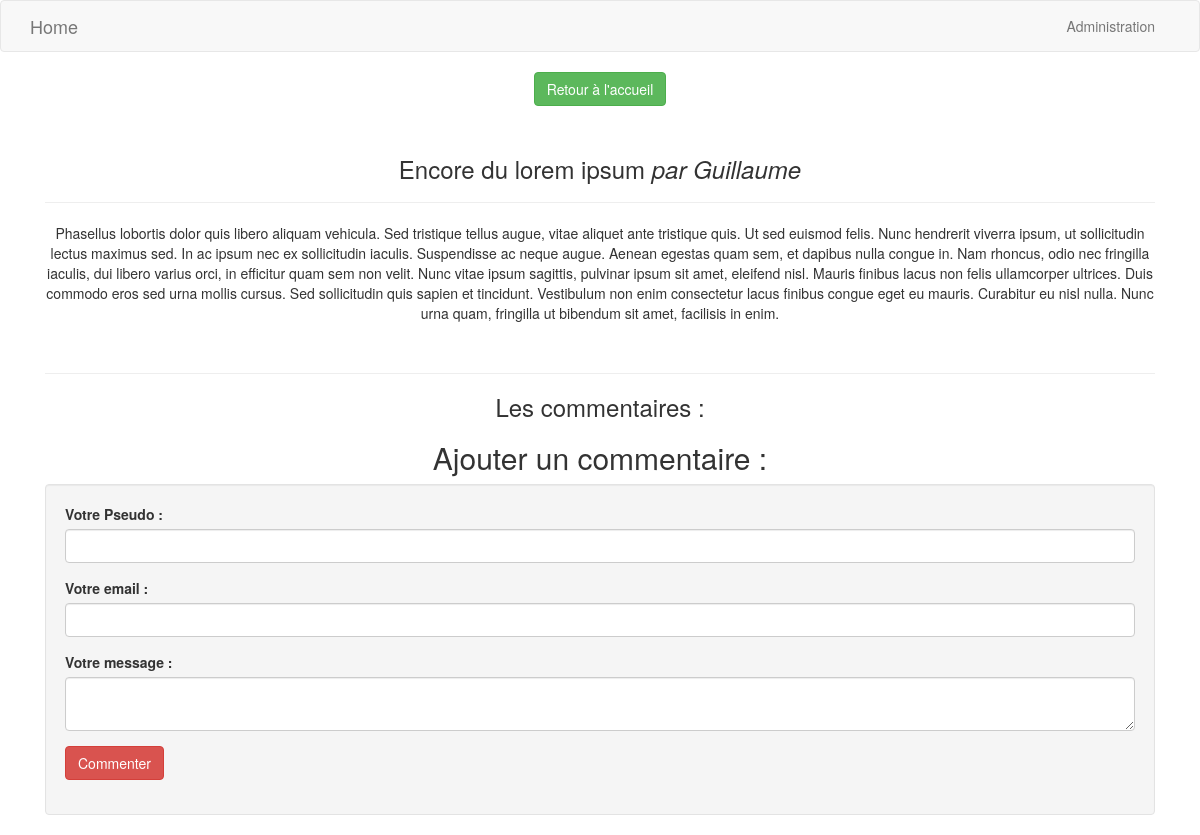
Page /commentaires.php?billet=4 on the committed database.
### tables this page shows
CREATE TABLE IF NOT EXISTS `article` (
  `id` int(11) NOT NULL AUTO_INCREMENT,
  `titre` varchar(255) NOT NULL,
  `contenu` text NOT NULL,
  `date_publication` datetime NOT NULL,
  `auteur` varchar(255) NOT NULL,
  PRIMARY KEY (`id`)
);

### controller/blog/commentaires.php (called while the page is built, shortened)
<?php
include_once ('modele/blog/get_articles.php');
$billets = get_articles_by_id();
include_once ('vue/blog/commentaires.php');

### modele/blog/get_articles.php (called while the page is built, shortened)
<?php
function get_articles_by_id()
{
  global $bdd;
  $req = $bdd->prepare('SELECT id, titre, contenu, auteur, DATE_FORMAT(date_publication
  , \'%d/%m/%Y à %Hh%imin%ss\') AS date_creation FROM article WHERE id = ?');
  $req->execute(array($_GET['billet']));
  $billetsID = $req->fetch();
  return $billetsID;
}

### vue/blog/commentaires.php (the view, shortened to what this page needs)
<?php
include ('inc/header.php');
?>
<div class="container">
  <div clas="row">
    <div class="col-xs-12">
      <p class="text-center"><a href="blog.php" class="btn btn-success">Retour à l'accueil</a></p>
      <br/>
      <h3 class="text-center"><?php echo $billets['titre']; ?> <em>par <?php echo $billets['auteur']; ?></em></h3>
      <hr />
      <p class="text-center"><?php echo $billets['contenu']; ?></p>
      <br/>
      <hr />
      <h3 class="text-center">Les commentaires :</h3>
      <h2 class="text-center">Ajouter un commentaire :</h2>
        <div class="well">
            <form method="post" action="controller/commentaires.php">
                <div class="form-group">
                <label>Votre Pseudo :</label>
                  <input type="text" name="auteur" class="form-control" />
                </div>
                <div class="form-group">
                <label>Votre email :</label>
                  <input type="email" name="email" class="form-control" />
                </div>
                <div class="form-group">
                <label>Votre message :</label>
                  <textarea type="text" name="message" class="form-control"></textarea>
                </div>
                <div class="form-group">
                  <input type="submit" value="Commenter" class="btn btn-danger" />
                </div>
            </form>
        </div>
    </div>
  </div>
</div>
<?php
include ('inc/footer.php');
?>

### rows in the picture
article: titre "Encore du lorem ipsum", auteur "Guillaume", contenu "Phasellus lobortis dolor quis libero aliquam vehicula. Sed tristique tellus augue, vitae aliquet ante tristique quis. Ut sed euismod felis. Nunc hendrerit viverra ipsum, ut sollicitudin lectus maximus sed. In ac ipsum nec ex sollicitudin iaculis. Suspendisse ac neque augue. Aenean egestas quam sem, et dapibus nulla congue in. Nam rhoncus, odio nec fringilla iaculis, dui libero varius orci, in efficitur quam sem non velit. Nunc vitae ipsum sagittis, pulvinar ipsum sit amet, eleifend nisl. Mauris finibus lacus non felis ullamcorper ultrices. Duis commodo eros sed urna mollis cursus. Sed sollicitudin quis sapien et tincidunt. Vestibulum non enim consectetur lacus finibus congue eget eu mauris.…"
